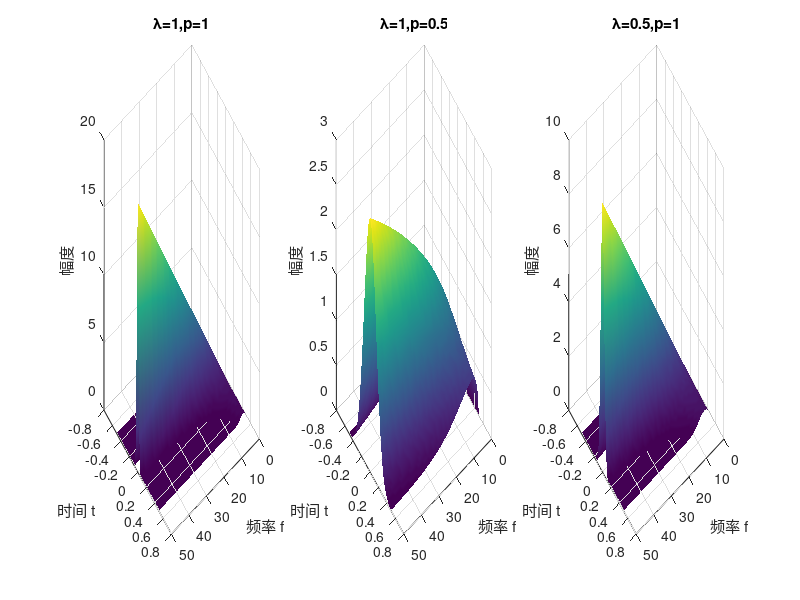

This chart was generated by the following MATLAB code:
%%
t = -0.5:0.02:0.5;
f = 0:1:50;
lamda=1;
p=1;
count = 1;
for i = 1:length(t)
    for j = 1:length(f)
        w(i,j)=((lamda*abs(f(j))^p)/sqrt(2*pi))*(exp(-(t(i)^2*lamda^2*(f(j))^(2*p))/2));
    end
end
%%
%%
t1 = -0.5:0.02:0.5;
f1 = 0:1:50;
lamda=1;
p=0.5;
count = 1;
for i = 1:length(t1)
    for j = 1:length(f1)
        w1(i,j)=((lamda*abs(f1(j))^p)/sqrt(2*pi))*(exp(-(t1(i)^2*lamda^2*(f1(j))^(2*p))/2));
    end
end
%%
%%
t2= -0.5:0.02:0.5;
f2 = 0:1:50;
lamda=0.5;
p=1;
count = 1;
for i = 1:length(t2)
    for j = 1:length(f2)
        w2(i,j)=((lamda*abs(f2(j))^p)/sqrt(2*pi))*(exp(-(t(i)^2*lamda^2*(f2(j))^(2*p))/2));
    end
end
%%
figure()
subplot(1,3,1)
surf(f, t, w);
set(gca,'XDir','reverse');
set(gca,'YDir','reverse');
shading interp
%  axis([0 1 0 1000]);
xlabel('频率 f');
 ylabel('时间 t');
 zlabel('幅度');
title("λ=1,p=1")
subplot(1,3,2)
surf(f1, t1, w1);
set(gca,'XDir','reverse');
set(gca,'YDir','reverse');
shading interp
xlabel('频率 f');
 ylabel('时间 t');
 zlabel('幅度');
title("λ=1,p=0.5")
subplot(1,3,3)
surf(f2, t2, w2);
set(gca,'XDir','reverse');
set(gca,'YDir','reverse');
shading interp
xlabel('频率 f');
 ylabel('时间 t');
 zlabel('幅度');
title("λ=0.5,p=1")